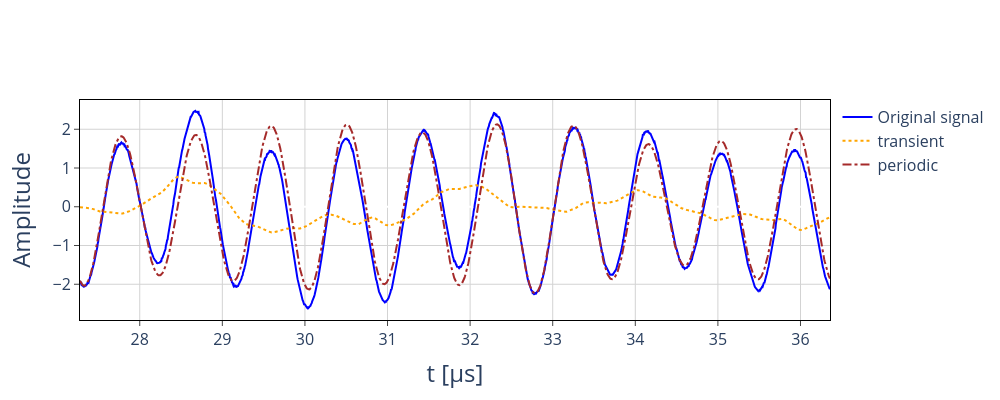

Notebook code cell kept with this figure:
### Code cell
trunc_period = (30*period, 40*period)
data_trunc, t_data_trunc = [], []

data_trunc_tmp, t_data_trunc_tmp = trim_data(data_raw_preprocessed, 
                                             np.linspace(0,len(data_raw_preprocessed)/sampling_rate,len(data_raw_preprocessed)),
                                             trunc_period, return_time=True)
data_trunc.append(data_trunc_tmp)
t_data_trunc.append(t_data_trunc_tmp)

for i in range(len(reconstructions)):
    data_trunc_tmp, t_data_trunc_tmp = trim_data(reconstructions[i], 
                                     np.linspace(0,len(reconstructions[i])/sampling_rate,len(reconstructions[i])),
                                     trunc_period, return_time=True)
    data_trunc.append(data_trunc_tmp)
    t_data_trunc.append(t_data_trunc_tmp)

legend = ['Original signal'] + [label_map[i] for i in range(len(centers))] 

import plotly.graph_objects as go
# from wavelet_transform.wpt.tree_graph import TreeGraph

from itertools import cycle, islice
lines = ['solid','dot', 'dashdot', 'solid','dot', 'dash',  'longdash','longdashdot']
# colours = TreeGraph.colour_dict  # Get colours for each cluster from tree graph
colours = ['blue','orange','brown','green','purple','cyan','red']
linestyles = cycle(lines)
colournames = cycle(colours)

fsize = 20  # font size
tick_size = 16 # tick size
cl_label_fsize = 14 # clusters labels font size
fig_ae = go.Figure()

for i in range(len(data_trunc)):

    # to plot the time axis normalised by the period, uncomment the following block
    ## fig_ae.add_trace( 
    ##     go.Scatter(x=t_data_trunc[i]/period, y=data_trunc[i], 
    ##                line=dict(dash=next(linestyles),color=next(colournames)), name=legend[i])
    ## )

    fig_ae.add_trace( 
        go.Scatter(x=t_data_trunc[i]*1e6, y=data_trunc[i], 
                   line=dict(dash=next(linestyles),color=next(colournames)), name=legend[i])
    )
fig_ae.update_layout(
    height=400,
    width=1000,
    font_size = fsize,
    xaxis=dict(title="t [&mu;s]",tickfont = dict(size=tick_size)),
    yaxis=dict(title="Amplitude",tickfont = dict(size=tick_size)),
    plot_bgcolor='white',
    legend=dict(
        x=1.01,
        y=1.,
        traceorder='normal',
        font=dict(size=tick_size),
    ),
    legend_title=None
)
fig_ae.update_xaxes(
    mirror=True,
    ticks='outside',
    showline=True,
    linecolor='black',
    gridcolor='lightgrey',
)
fig_ae.update_yaxes(
    mirror=True,
    ticks='outside',
    showline=True,
    linecolor='black',
    gridcolor='lightgrey',
)
fig_ae.show()

if savefigs_flag == True:
    save_figure(fig_ae, f"sig_rec_centers_truncated_{result_id}")

### Figure 1 — Plotly figure (JSON) as saved in the notebook; plotly's stock layout.template omitted (floating-point values rounded to 4 significant figures; data arrays with more than 128 entries replaced by an {"elided": "..."} marker saying what was removed)
{"data": [{"line": {"color": "blue", "dash": "solid"}, "name": "Original signal", "type": "scatter", "x": {"elided": "1817 float values"}, "y": {"elided": "1817 float values"}}, {"line": {"color": "orange", "dash": "dot"}, "name": "transient", "type": "scatter", "x": {"elided": "1817 float values"}, "y": {"elided": "1817 float values"}}, {"line": {"color": "brown", "dash": "dashdot"}, "name": "periodic", "type": "scatter", "x": {"elided": "1817 float values"}, "y": {"elided": "1817 float values"}}], "layout": {"font": {"size": 20}, "height": 400, "legend": {"font": {"size": 16}, "title": {}, "traceorder": "normal", "x": 1.01, "y": 1}, "plot_bgcolor": "white", "width": 1000, "xaxis": {"autorange": true, "gridcolor": "lightgrey", "linecolor": "black", "mirror": true, "range": [27.28, 36.36], "showline": true, "tickfont": {"size": 16}, "ticks": "outside", "title": {"text": "t [&mu;s]"}, "type": "linear"}, "yaxis": {"autorange": true, "gridcolor": "lightgrey", "linecolor": "black", "mirror": true, "range": [-2.922, 2.755], "showline": true, "tickfont": {"size": 16}, "ticks": "outside", "title": {"text": "Amplitude"}, "type": "linear"}}}
